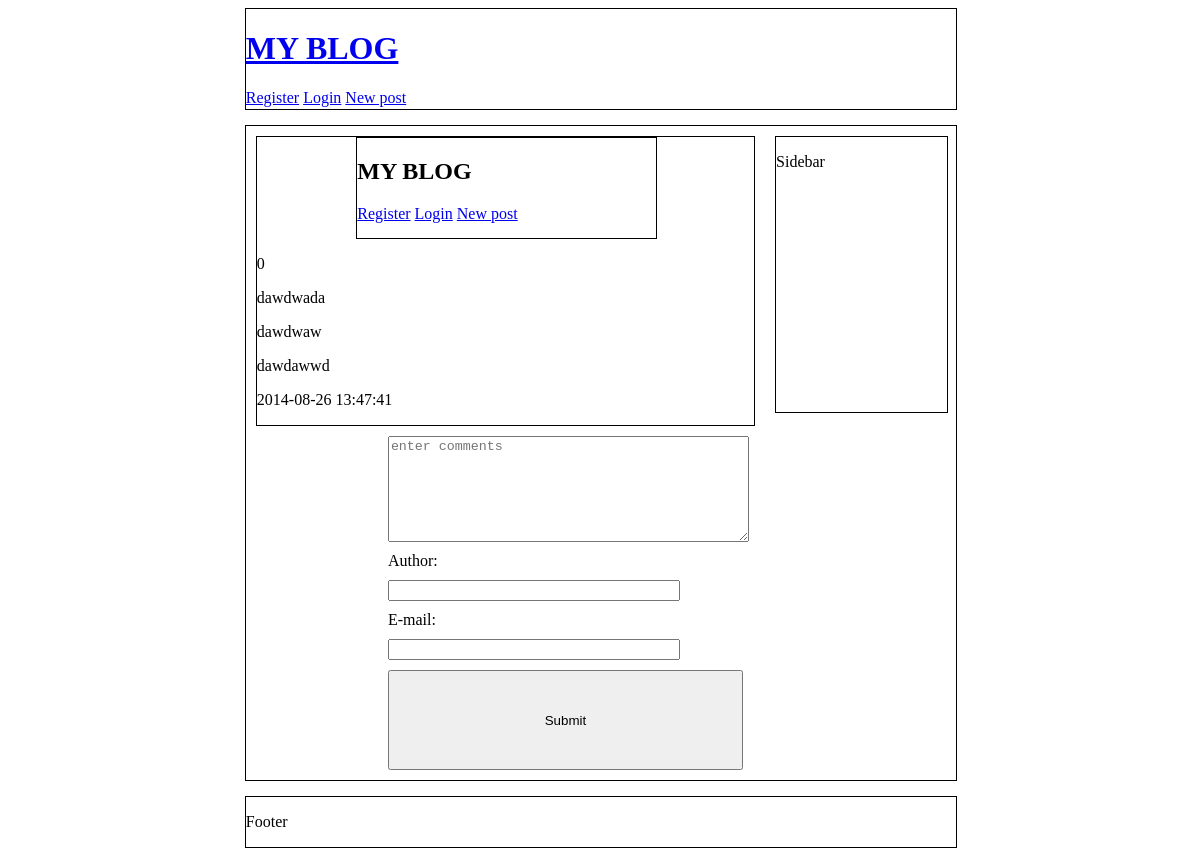
The page /tp/viewpost.php?id=38 on the database its author committed.
### tables this page shows
CREATE TABLE IF NOT EXISTS `posts` (
  `post_id` int(11) unsigned NOT NULL AUTO_INCREMENT,
  `post_count` int(10) NOT NULL DEFAULT '0',
  `post_title` varchar(255) DEFAULT NULL,
  `post_desc` text,
  `post_cont` text,
  `post_date` datetime DEFAULT CURRENT_TIMESTAMP,
  `user_id` int(11) unsigned NOT NULL DEFAULT '0',
  `post_tags` varchar(255) NOT NULL,
  PRIMARY KEY (`post_id`)
);

### tp/viewpost.php (the view, shortened to what this page needs)
<!DOCTYPE html>
<html>
<head>
    <link type="text/css" rel="stylesheet" href="Styles/viewpost.css"/>
</head>
<body>
<header>
    <h1><a href="index.php">MY BLOG</a></h1>
    <a href="register.php">Register</a>
    <a href="login.php">Login</a>
    <a href="addpost.php">New post</a>
</header>
<main>
    <section id="blog-post">
        <?php
        include "header.php";
        $postId = $_GET['id'];
        $query="SELECT post_title, post_desc, post_cont, post_date, post_count FROM posts WHERE post_id = '$postId'";
        $sth =  $db->query($query);
        $row = $sth->fetch(PDO::FETCH_ASSOC);
            $title = $row['post_title'];
            $desc = $row['post_desc'];
            $cont = $row['post_cont'];
            $date = $row['post_date'];
            $count = $row['post_count'];
            echo "<p>$count</p>";
            echo "<p>$title</p>";
            echo "<p>$desc</p>";
            echo "<p>$cont</p>";
            echo "<p>$date</p>";
        ?>
    </section>
    <section id="post-comments">
        <form action="#" method="post">
            <textarea id="text-comments" name="text-comments" placeholder="enter comments"></textarea>
    <?php
        $user_id = $_SESSION['user_id'];
        $user_name = $_SESSION['user_name'];
        if (!$user_name && !$user_id) {
        ?>
            <label for="user">Author:</label>
            <input type="text" name="user" id="user"/>
            <label for="email">E-mail:</label>
            <input type="email" name="email" id="email"/>
        <?php
        }
        ?>
            <input id="submit" type="submit" value="Submit">
        </form>
        </section>
    <aside>
        <p>Sidebar</p>
    </aside>
</main>
<footer>
    <p>Footer</p>
</footer>
</body>
</html>

### tp/Styles/viewpost.css (style rules this page uses)
main,header { width: 60%; margin-left: 20%; }
main { min-height: 300px; }
header { border: 1px solid black; margin-bottom: 15px; height: 100px; }
#blog-post { border: 1px solid black; width: 70%; margin: 10px; float:left; display: inline-block; }
#text-comments, #submit { margin-left: 20%; margin-bottom: 10px; float: left; display: inline-block; width:50%; height:100px; }
label, input { margin-left: 20%; margin-bottom: 10px; float: left; width:40%; }
footer { margin-top: 15px; height: 50px; margin-left: 20%; width: 60%; border: 1px solid black; display: inline-block; }
aside { height: 100%; width: 24%; display: inline-block; margin-top: 10px; margin-left: 10px; min-height: 275px; border: 1px solid black; }

### tp/header.php (style rules this page uses)
main,header { width:60%; margin-left: 20%; border: 1px solid black; }
main { height: 100%; display: inline-block; }
header { margin-bottom: 15px; height: 100px; }

### rows shown on the page
posts: post_count "0", post_title "dawdwada", post_desc "dawdwaw", post_cont "dawdawwd", post_date "2014-08-26 13:47:41"
